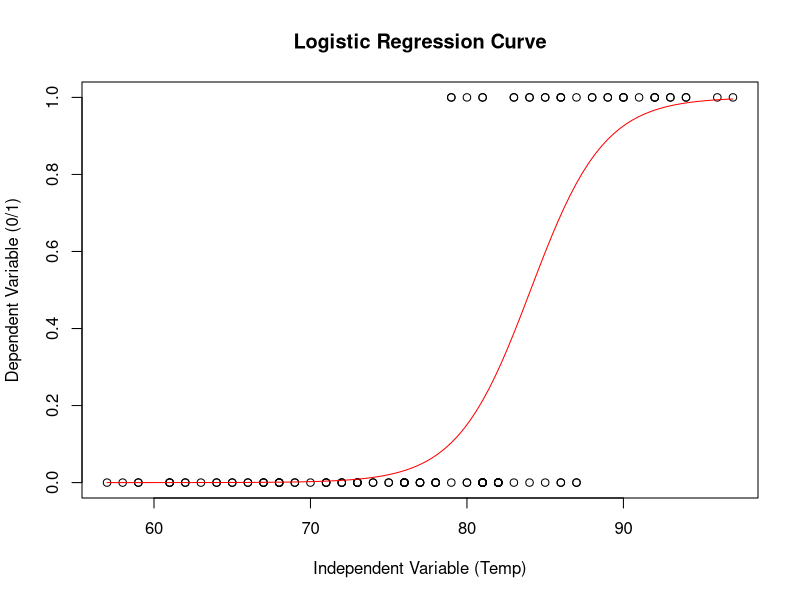
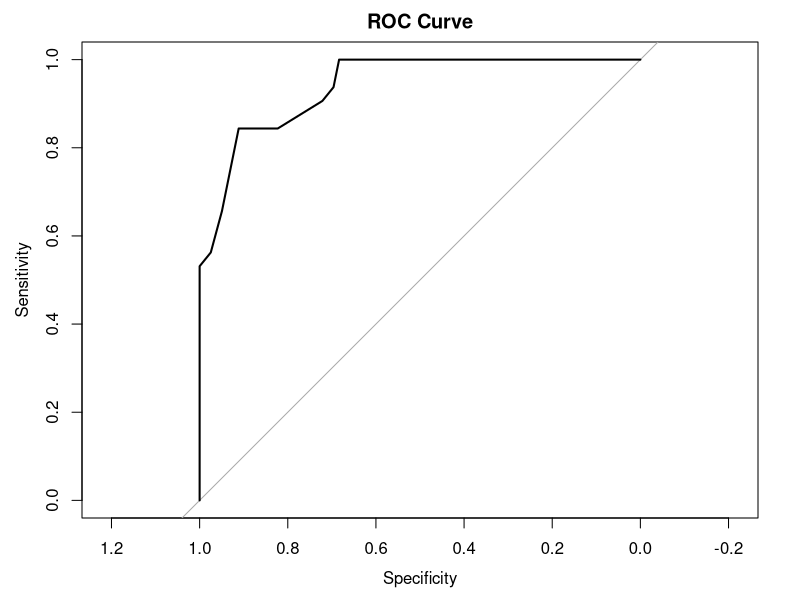

The R script that drew these images, in order:
# ==========================================
# ASSIGNMENT 5
# Logistic Regression and ROC Curve
# ==========================================

# Load Dataset
data("airquality")

# ==========================================
# HANDLE MISSING VALUES
# ==========================================

airquality <- na.omit(airquality)

# ==========================================
# CREATE BINARY TARGET VARIABLE
# ==========================================

airquality$HighOzone <- ifelse(airquality$Ozone > 50, 1, 0)

# ==========================================
# BUILD LOGISTIC REGRESSION MODEL
# ==========================================

log_model <- glm(
  HighOzone ~ Temp,
  data = airquality,
  family = binomial
)

# ==========================================
# MODEL SUMMARY
# ==========================================

cat("=========== MODEL SUMMARY ===========\n")
summary(log_model)

# ==========================================
# PREDICT PROBABILITIES
# ==========================================

prob <- predict(log_model, type = "response")

cat("\n=========== PREDICTED PROBABILITIES ===========\n")
print(head(prob))

# ==========================================
# PREDICT CLASSES
# ==========================================

class <- ifelse(prob > 0.5, 1, 0)

cat("\n=========== PREDICTED CLASS ===========\n")
print(head(class))

# ==========================================
# CONFUSION MATRIX
# ==========================================

cat("\n=========== CONFUSION MATRIX ===========\n")

print(
  table(
    Predicted = class,
    Actual = airquality$HighOzone
  )
)

# ==========================================
# LOGISTIC REGRESSION CURVE
# ==========================================

plot(
  airquality$Temp,
  airquality$HighOzone,
  xlab = "Independent Variable (Temp)",
  ylab = "Dependent Variable (0/1)",
  main = "Logistic Regression Curve"
)

curve(
  predict(
    log_model,
    data.frame(Temp = x),
    type = "response"
  ),
  add = TRUE,
  col = "red"
)

# ==========================================
# ROC CURVE
# ==========================================

# Install Package (Run Once)
# install.packages("pROC")

library(pROC)

roc_curve <- roc(airquality$HighOzone, prob)

plot(
  roc_curve,
  main = "ROC Curve"
)

auc_value <- auc(roc_curve)

cat("\nAUC Value :", auc_value, "\n")

# ==========================================
# CONCLUSION
# ==========================================

cat("\n=========== CONCLUSION ===========\n")
cat("Logistic regression model implemented successfully.\n")
